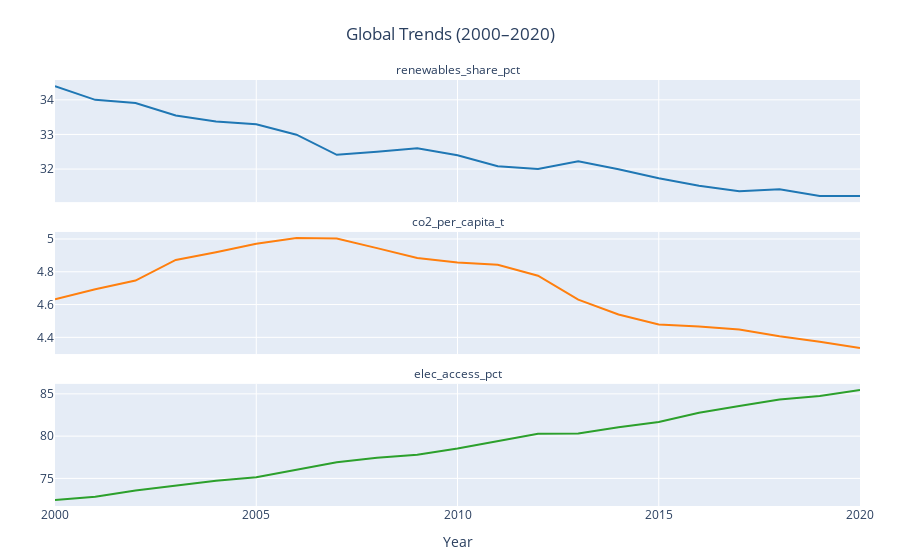

Notebook code for this chart:
### Markdown cell above
This scatter‑plot shows how a country’s energy intensity (energy use per unit of GDP) relates to its per person CO₂ emissions, with both axes on a log₁₀ scale.


**1. Axes & Scale**

- **Horizontal (x) axis:**  
  `log₁₀(energy intensity)`  
  - Value of **1** → energy intensity of 10 units/GDP‑unit  
  - Value of **2** → energy intensity of 100 units/GDP‑unit  

- **Vertical (y) axis:**  
  `log₁₀(CO₂ per capita)`  
  - Value of **2** → 100 t CO₂/person  
  - Value of **3** → 1 000 t CO₂/person  

<br>

| log₁₀ Value | Actual Quantity       |
|:------------|:----------------------|
| 0           | 10⁰ = 1               |
| 1           | 10¹ = 10              |
| 2           | 10² = 100             |
| 3           | 10³ = 1 000           |
| 4           | 10⁴ = 10 000          |

<br>

**2. Overall Trend**

- There is a **moderately positive** relationship:  
  As energy intensity increases, CO₂ per capita tends to increase.  
- On a log–log plot, a straight‑line trend implies a **power‑law** relationship:  
  e.g. a 1 % increase in energy intensity corresponds to a roughly constant % increase in emissions per person.


**3. Scatter & Dispersion**

- **Wide spread** for `log EI ≈ 1.0–2.5` (EI ≈ 10–300):  
  Even at similar energy intensities, CO₂ per person varies a lot due to differences in fuel mix, climate, industry, transport, etc.
- **Low‑intensity economies** `(log EI < 1)` still show CO₂ per capita ranging from near zero up to mid‑range emitters.


**4. Clusters & Outliers**

- **Dense cluster** around  
  - `log EI ≈ 1.5–2.2` (EI ≈ 30–160)  
  - `log CO₂ ≈ 1.0–3.0` (CO₂ ≈ 10–1 000 t/person)  
  This is where most countries sit—moderate efficiency and moderate emissions.
  - **High‑emission outliers** at  
  - `log CO₂ ≈ 3.8–4.0` (≈ 6 000–10 000 t/person)  
  Likely small, energy‑exporting states or nations with very low population and heavy fossil‑fuel production.


**5. Policy Implications**

1. **Energy efficiency** (↓ energy intensity) tends to lower per‑capita CO₂, but it’s not sufficient alone.  
2. **Fuel mix matters**: Efficient economies can still emit heavily if they rely on coal or oil.  
3. **Decarbonization** (shifting to renewables) is needed to lower everyone’s per‑capita emissions, not just squeeze more out of fossil fuels.


There is a clear yet noisy positive correlation: higher energy intensity typically goes hand‑in‑hand with higher CO₂ emissions per person. Variations around the trend highlight the crucial role of energy sources, economic structure, and policy choices.

### Code cell
# global trends -  reneewarble share, co2 emission pc and electricity access

import pandas as pd
import plotly.express as px

# Load data
df = pd.read_csv('../data/cleaned/enhanced_energy_features_final.csv')

yearly = df.groupby('year').agg({
    'renewables_share_pct': 'mean',
    'co2_per_capita_t':    'mean',
    'elec_access_pct':     'mean'
}).reset_index()

yearly_long = yearly.melt(
    id_vars='year',
    value_vars=['renewables_share_pct','co2_per_capita_t','elec_access_pct'],
    var_name='Indicator',
    value_name='Value'
)

# Small multiples as columns, wrapped into one column
fig = px.line(
    yearly_long,
    x='year', y='Value',
    color='Indicator',
    facet_col='Indicator',
    facet_col_wrap=1,                # stack them vertically
    color_discrete_map={
        'renewables_share_pct': '#1f77b4',
        'co2_per_capita_t':      '#ff7f0e',
        'elec_access_pct':       '#2ca02c',
    },
    labels={'year':'Year','Value':''},
    title='Global Trends (2000–2020)'
)

# Let each subplot auto‑scale its Y‑axis
fig.update_yaxes(matches=None)

# insrt each title above its panel
fig.for_each_annotation(lambda a: a.update(
    text=a.text.split('=')[1]  # keep only the variable name
))

# Remove the extra subplot margin on the right
fig.update_layout(
    showlegend=False,
    margin=dict(t=80, b=40, l=40, r=40),
    title={'x':0.5}            # center main title
)

fig.show()

### Figure 1 — Plotly figure (JSON) as saved in the notebook; plotly's stock layout.template omitted (floating-point values rounded to 4 significant figures)
{"data": [{"hovertemplate": "Indicator=renewables_share_pct<br>Year=%{x}<br>=%{y}<extra></extra>", "legendgroup": "renewables_share_pct", "line": {"color": "#1f77b4", "dash": "solid"}, "marker": {"symbol": "circle"}, "mode": "lines", "name": "renewables_share_pct", "orientation": "v", "showlegend": true, "type": "scatter", "x": [2000, 2001, 2002, 2003, 2004, 2005, 2006, 2007, 2008, 2009, 2010, 2011, 2012, 2013, 2014, 2015, 2016, 2017, 2018, 2019, 2020], "xaxis": "x3", "y": [34.4, 34.0, 33.91, 33.55, 33.37, 33.29, 32.99, 32.41, 32.5, 32.6, 32.4, 32.08, 32.0, 32.22, 32.0, 31.73, 31.52, 31.36, 31.41, 31.22, 31.22], "yaxis": "y3"}, {"hovertemplate": "Indicator=co2_per_capita_t<br>Year=%{x}<br>=%{y}<extra></extra>", "legendgroup": "co2_per_capita_t", "line": {"color": "#ff7f0e", "dash": "solid"}, "marker": {"symbol": "circle"}, "mode": "lines", "name": "co2_per_capita_t", "orientation": "v", "showlegend": true, "type": "scatter", "x": [2000, 2001, 2002, 2003, 2004, 2005, 2006, 2007, 2008, 2009, 2010, 2011, 2012, 2013, 2014, 2015, 2016, 2017, 2018, 2019, 2020], "xaxis": "x2", "y": [4.632, 4.694, 4.746, 4.872, 4.919, 4.97, 5.006, 5.002, 4.944, 4.884, 4.856, 4.842, 4.776, 4.63, 4.539, 4.478, 4.467, 4.447, 4.407, 4.374, 4.335], "yaxis": "y2"}, {"hovertemplate": "Indicator=elec_access_pct<br>Year=%{x}<br>=%{y}<extra></extra>", "legendgroup": "elec_access_pct", "line": {"color": "#2ca02c", "dash": "solid"}, "marker": {"symbol": "circle"}, "mode": "lines", "name": "elec_access_pct", "orientation": "v", "showlegend": true, "type": "scatter", "x": [2000, 2001, 2002, 2003, 2004, 2005, 2006, 2007, 2008, 2009, 2010, 2011, 2012, 2013, 2014, 2015, 2016, 2017, 2018, 2019, 2020], "xaxis": "x", "y": [72.46, 72.81, 73.58, 74.15, 74.73, 75.14, 76.06, 76.91, 77.44, 77.8, 78.53, 79.4, 80.28, 80.32, 81.05, 81.68, 82.78, 83.56, 84.33, 84.76, 85.46], "yaxis": "y"}], "layout": {"annotations": [{"font": {}, "showarrow": false, "text": "elec_access_pct", "x": 0.5, "xanchor": "center", "xref": "paper", "y": 0.2867, "yanchor": "bottom", "yref": "paper"}, {"font": {}, "showarrow": false, "text": "co2_per_capita_t", "x": 0.5, "xanchor": "center", "xref": "paper", "y": 0.6433, "yanchor": "bottom", "yref": "paper"}, {"font": {}, "showarrow": false, "text": "renewables_share_pct", "x": 0.5, "xanchor": "center", "xref": "paper", "y": 1.0, "yanchor": "bottom", "yref": "paper"}], "legend": {"title": {"text": "Indicator"}, "tracegroupgap": 0}, "margin": {"b": 40, "l": 40, "r": 40, "t": 80}, "showlegend": false, "title": {"text": "Global Trends (2000–2020)", "x": 0.5}, "xaxis": {"anchor": "y", "domain": [0, 1], "title": {"text": "Year"}}, "xaxis2": {"anchor": "y2", "domain": [0, 1], "matches": "x", "showticklabels": false}, "xaxis3": {"anchor": "y3", "domain": [0, 1], "matches": "x", "showticklabels": false}, "yaxis": {"anchor": "x", "domain": [0, 0.2867], "title": {"text": ""}}, "yaxis2": {"anchor": "x2", "domain": [0.3567, 0.6433], "title": {"text": ""}}, "yaxis3": {"anchor": "x3", "domain": [0.7133, 1.0], "title": {"text": ""}}}}
